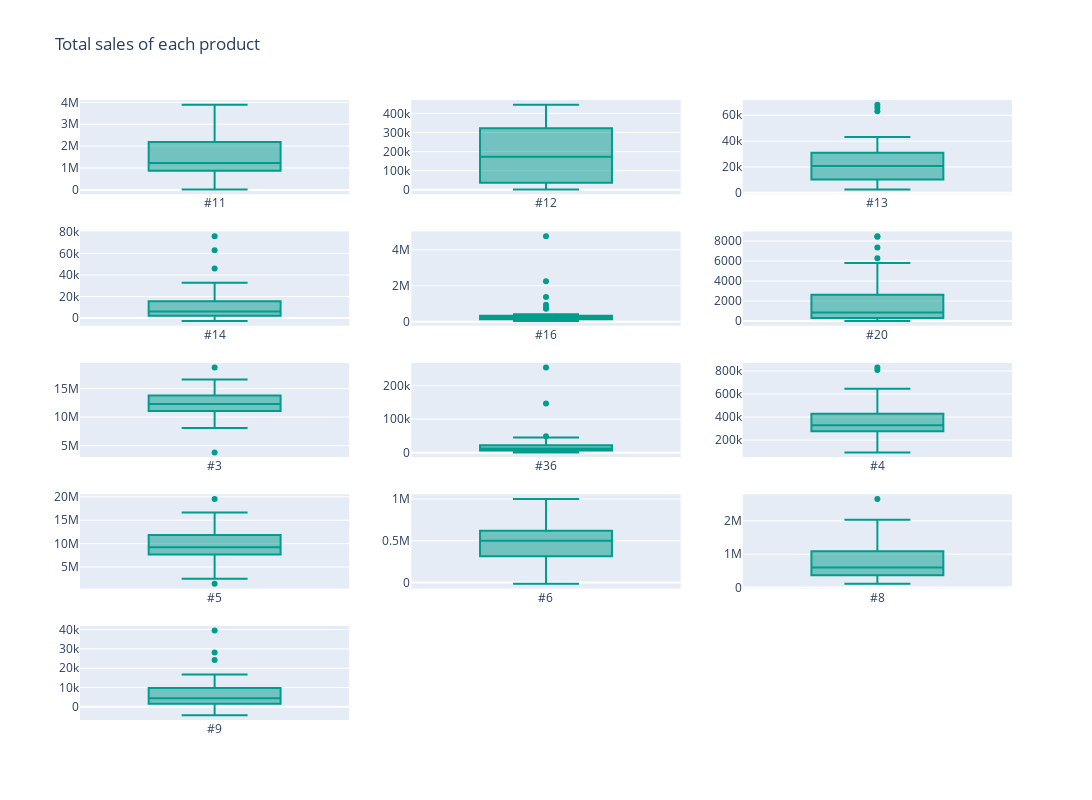

This figure's notebook cell:
### Markdown cell above
**Sales Data**

### Code cell
f.plot_boxplots(pivoted_data)
